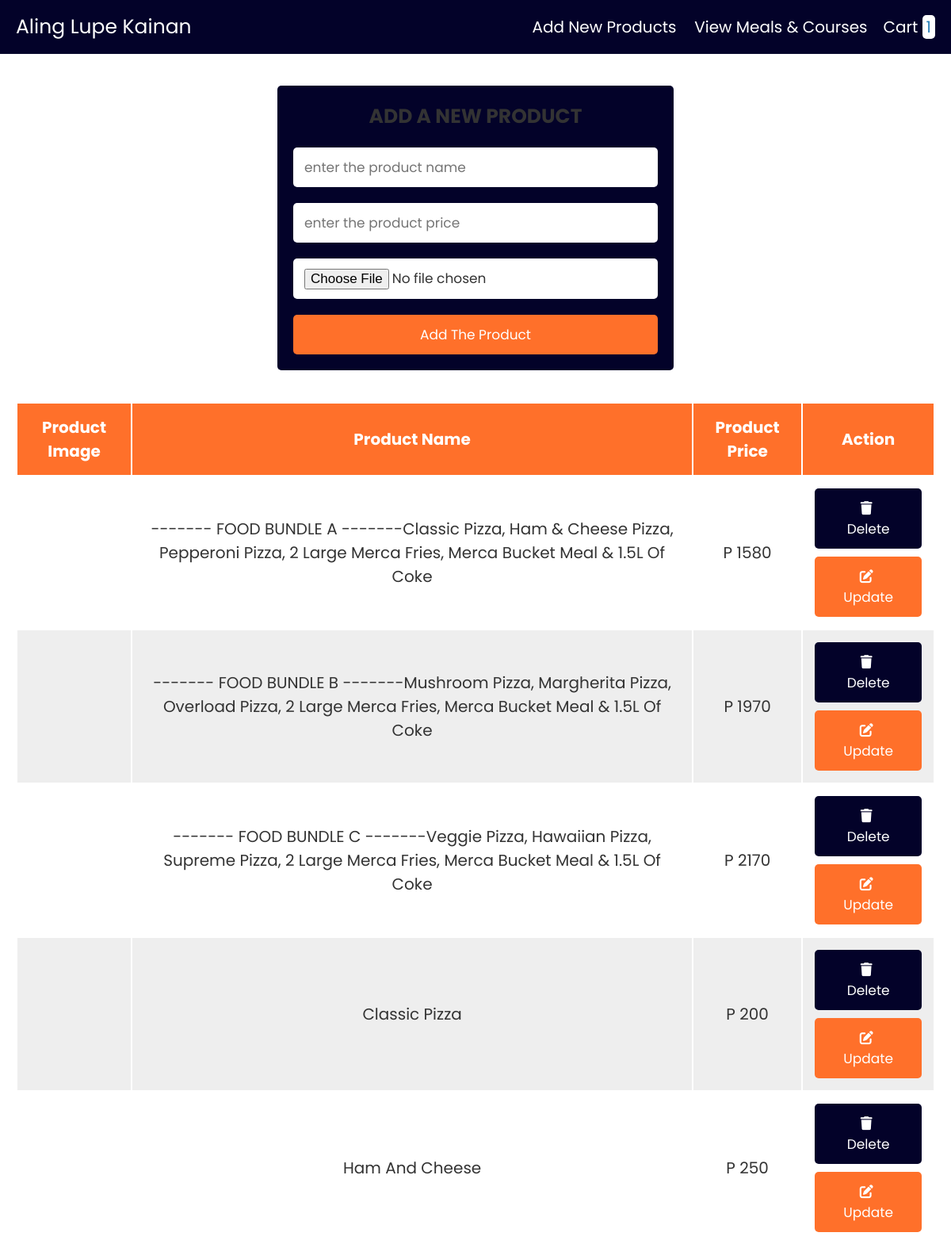
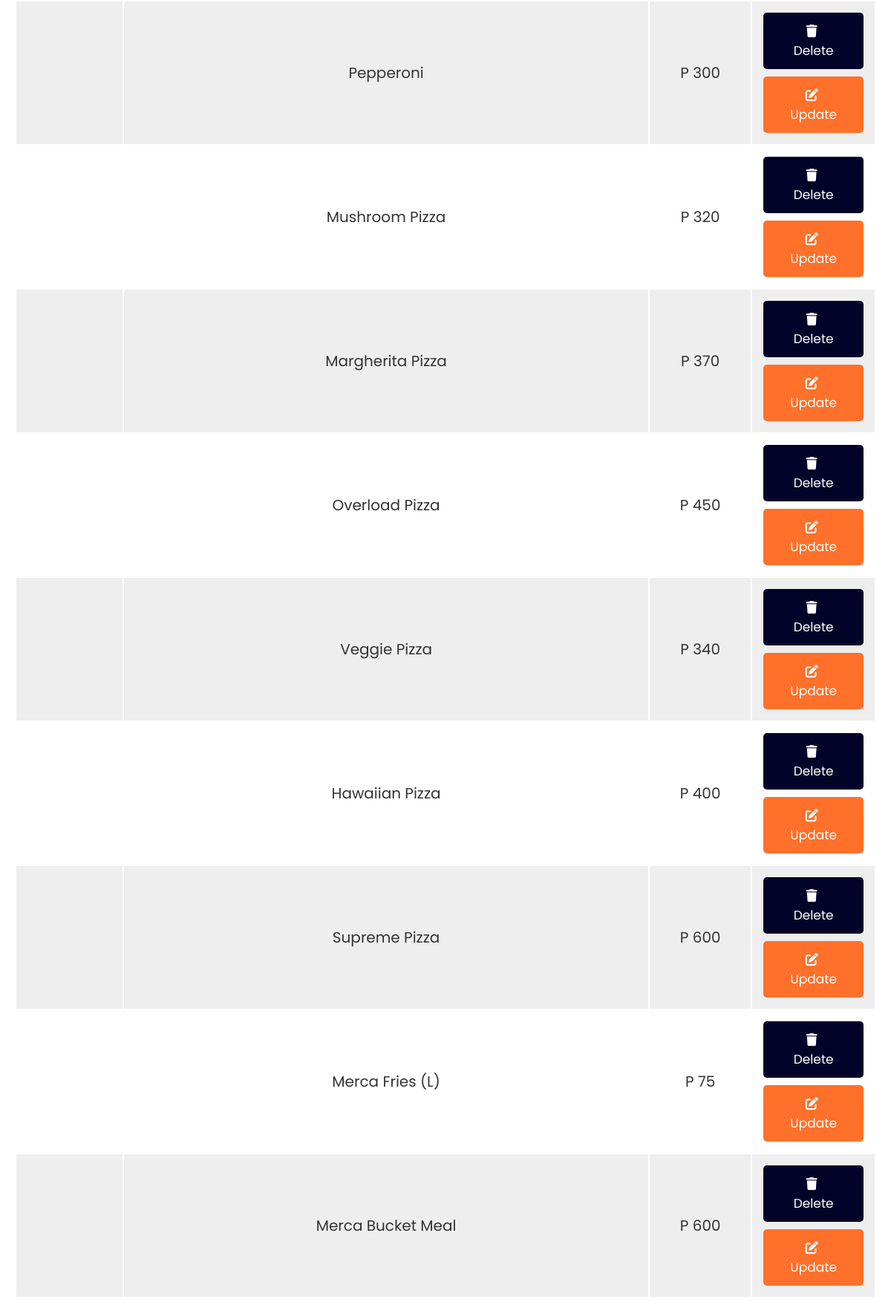
The app's page /Website/WP1/shopping/admin.php (upper part) with its own data (2 pictures, top to bottom).
### tables this page shows
CREATE TABLE `products` (
  `id` int(100) NOT NULL,
  `name` varchar(200) NOT NULL,
  `price` varchar(100) NOT NULL,
  `image` varchar(100) NOT NULL,
  `discount` decimal(3,2) NOT NULL
);

### Website/WP1/shopping/admin.php (the view, shortened to what this page needs)
<?php
@include 'config.php';
?>
<!DOCTYPE html>
<html lang="en">
<head>
   <link rel="stylesheet" href="https://cdnjs.cloudflare.com/ajax/libs/font-awesome/6.0.0/css/all.min.css">
   <link rel="stylesheet" href="css/style.css">
</head>
<body>
<?php include 'header.php'; ?>
<div class="container">
<section>
<form action="" method="post" class="add-product-form" enctype="multipart/form-data">
   <h3>add a new product</h3>
   <input type="text" name="p_name" placeholder="enter the product name" class="box" required>
   <input type="number" name="p_price" min="0" placeholder="enter the product price" class="box" required>
   <input type="file" name="p_image" accept="image/png, image/jpg, image/jpeg" class="box" required>
   <input type="submit" value="add the product" name="add_product" class="btn">
</form>
</section>
<section class="display-product-table">
   <table>
      <thead>
         <th>product image</th>
         <th>product name</th>
         <th>product price</th>
         <th>action</th>
      </thead>
      <tbody>
         <?php
            $select_products = mysqli_query($conn, "SELECT * FROM `products`");
            if(mysqli_num_rows($select_products) > 0){
               while($row = mysqli_fetch_assoc($select_products)){
         ?>
         <tr>
            <td><img src="uploaded_img/<?php echo $row['image']; ?>" height="100" alt=""></td>
            <td><?php echo $row['name']; ?></td>
            <td>P <?php echo $row['price']; ?></td>
            <td>
               <a href="admin.php?delete=<?php echo $row['id']; ?>" class="delete-btn" onclick="return confirm('are your sure you want to delete this?');"> <i class="fas fa-trash"></i> delete </a>
               <a href="admin.php?edit=<?php echo $row['id']; ?>" class="option-btn"> <i class="fas fa-edit"></i> update </a>
            </td>
         </tr>
         <?php
            };
            }else{
               echo "<div class='empty'>no product added</div>";
            };
         ?>
      </tbody>
   </table>
</section>
</div>
</body>
</html>

### Website/WP1/shopping/css/style.css (style rules this page uses)
:root { --maincolor: #ff702a; --blue:#2980b9; --purple: #030229; --red:tomato; --orange:orange; --black:#333; --white:#fff; --bg-color:#eee; --dark-bg:rgba(0,0,0,.7); --box-shadow:0 .5rem 1rem rgba(0,0,0,.1); --border:.1rem solid #999; }
* { font-family: 'Poppins', sans-serif; margin:0; padding:0; box-sizing: border-box; outline: none; border:none; text-decoration: none; text-transform: capitalize; }
html { font-size: 62.5%; overflow-x: hidden; }
.container { max-width: 1200px; margin:0 auto; }
section { padding:2rem; }
.btn, .option-btn, .delete-btn { display: block; width: 100%; text-align: center; background-color: var(--maincolor); color:var(--white); font-size: 1.7rem; padding:1.2rem 3rem; border-radius: .5rem; cursor: pointer; margin-top: 1rem; }
.option-btn i, .delete-btn i { padding-right: .5rem; }
.option-btn { background-color: var(--maincolor); }
.delete-btn { margin-top: 0; background-color: var(--purple); }
.add-product-form { max-width: 50rem; background-color: var(--purple); border-radius: .5rem; padding:2rem; margin:0 auto; margin-top: 2rem; }
.add-product-form h3 { font-size: 2.5rem; margin-bottom: 1rem; color:var(--black); text-transform: uppercase; text-align: center; }
.add-product-form .box { text-transform: none; padding:1.2rem 1.4rem; font-size: 1.7rem; color:var(--black); border-radius: .5rem; background-color: var(--white); margin:1rem 0; width: 100%; }
.display-product-table table { width: 100%; text-align: center; }
.display-product-table table thead th { padding:1.5rem; font-size: 2rem; background-color: var(--maincolor); color:var(--white); }
.display-product-table table td { padding:1.5rem; font-size: 2rem; color:var(--black); }
.display-product-table table td:first-child { padding:0; }
.display-product-table table tr:nth-child(even) { background-color: var(--bg-color); }

### records on screen
products: name "------- FOOD BUNDLE A -------Classic Pizza, Ham & Cheese Pizza, Pepperoni Pizza, 2 Large Merca Fries, Merca Bucket Meal & 1.5L Of Coke", price "1580"
products: name "------- FOOD BUNDLE B -------Mushroom Pizza, Margherita Pizza, Overload Pizza, 2 Large Merca Fries, Merca Bucket Meal & 1.5L Of Coke", price "1970"
products: name "------- FOOD BUNDLE C -------Veggie Pizza, Hawaiian Pizza, Supreme Pizza, 2 Large Merca Fries, Merca Bucket Meal & 1.5L Of Coke", price "2170"
products: name "Classic Pizza", price "200"
products: name "Ham And Cheese", price "250"
products: name "Pepperoni", price "300"
products: name "Mushroom Pizza", price "320"
products: name "Margherita Pizza", price "370"
products: name "Overload Pizza", price "450"
products: name "Veggie Pizza", price "340"
products: name "Hawaiian Pizza", price "400"
products: name "Supreme Pizza", price "600"
products: name "Merca Fries (L)", price "75"
products: name "Merca Bucket Meal", price "600"

### other values on screen
$row_count "1"
